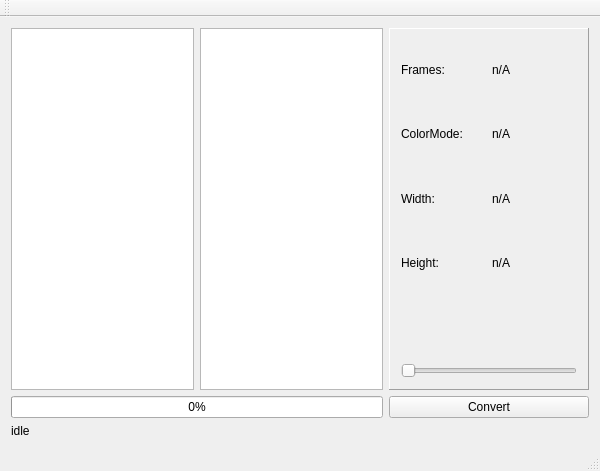
<?xml version="1.0" encoding="UTF-8"?>
<ui version="4.0">
 <class>converterClass</class>
 <widget class="QMainWindow" name="converterClass">
  <property name="geometry">
   <rect>
    <x>0</x>
    <y>0</y>
    <width>600</width>
    <height>471</height>
   </rect>
  </property>
  <property name="windowTitle">
   <string>converter</string>
  </property>
  <widget class="QWidget" name="centralWidget">
   <layout class="QGridLayout" name="gridLayout">
    <item row="0" column="0">
     <widget class="QTreeView" name="tree"/>
    </item>
    <item row="0" column="1">
     <widget class="QListView" name="list">
      <property name="frameShadow">
       <enum>QFrame::Sunken</enum>
      </property>
     </widget>
    </item>
    <item row="1" column="0" colspan="2">
     <widget class="QProgressBar" name="progressBar">
      <property name="layoutDirection">
       <enum>Qt::LeftToRight</enum>
      </property>
      <property name="value">
       <number>0</number>
      </property>
     </widget>
    </item>
    <item row="1" column="2">
     <widget class="QPushButton" name="pushButtonConvert">
      <property name="text">
       <string>Convert</string>
      </property>
     </widget>
    </item>
    <item row="0" column="2">
     <widget class="QFrame" name="frame">
      <property name="sizePolicy">
       <sizepolicy hsizetype="Expanding" vsizetype="Expanding">
        <horstretch>0</horstretch>
        <verstretch>0</verstretch>
       </sizepolicy>
      </property>
      <property name="minimumSize">
       <size>
        <width>200</width>
        <height>0</height>
       </size>
      </property>
      <property name="frameShape">
       <enum>QFrame::Panel</enum>
      </property>
      <property name="frameShadow">
       <enum>QFrame::Raised</enum>
      </property>
      <layout class="QGridLayout" name="gridLayout_2">
       <item row="2" column="0">
        <widget class="QLabel" name="label">
         <property name="text">
          <string>Width:</string>
         </property>
        </widget>
       </item>
       <item row="2" column="1">
        <widget class="QLabel" name="labelWidth">
         <property name="text">
          <string>n/A</string>
         </property>
        </widget>
       </item>
       <item row="3" column="0">
        <widget class="QLabel" name="label_3">
         <property name="text">
          <string>Height:</string>
         </property>
        </widget>
       </item>
       <item row="3" column="1">
        <widget class="QLabel" name="labelHeight">
         <property name="frameShape">
          <enum>QFrame::NoFrame</enum>
         </property>
         <property name="frameShadow">
          <enum>QFrame::Plain</enum>
         </property>
         <property name="text">
          <string>n/A</string>
         </property>
        </widget>
       </item>
       <item row="1" column="0">
        <widget class="QLabel" name="label_2">
         <property name="text">
          <string>ColorMode:</string>
         </property>
        </widget>
       </item>
       <item row="1" column="1">
        <widget class="QLabel" name="labelColorMode">
         <property name="text">
          <string>n/A</string>
         </property>
        </widget>
       </item>
       <item row="0" column="0">
        <widget class="QLabel" name="label_4">
         <property name="text">
          <string>Frames:</string>
         </property>
        </widget>
       </item>
       <item row="0" column="1">
        <widget class="QLabel" name="labelFrames">
         <property name="text">
          <string>n/A</string>
         </property>
        </widget>
       </item>
       <item row="4" column="0" colspan="2">
        <widget class="QLabel" name="labelPreview">
         <property name="frameShape">
          <enum>QFrame::NoFrame</enum>
         </property>
         <property name="text">
          <string/>
         </property>
        </widget>
       </item>
       <item row="5" column="0" colspan="2">
        <widget class="QSlider" name="slider">
         <property name="orientation">
          <enum>Qt::Horizontal</enum>
         </property>
        </widget>
       </item>
      </layout>
     </widget>
    </item>
    <item row="2" column="0" colspan="2">
     <widget class="QLabel" name="labelConversionStatus">
      <property name="text">
       <string>idle</string>
      </property>
     </widget>
    </item>
   </layout>
  </widget>
  <widget class="QMenuBar" name="menuBar">
   <property name="geometry">
    <rect>
     <x>0</x>
     <y>0</y>
     <width>600</width>
     <height>18</height>
    </rect>
   </property>
  </widget>
  <widget class="QToolBar" name="mainToolBar">
   <attribute name="toolBarArea">
    <enum>TopToolBarArea</enum>
   </attribute>
   <attribute name="toolBarBreak">
    <bool>false</bool>
   </attribute>
  </widget>
  <widget class="QStatusBar" name="statusBar"/>
 </widget>
 <layoutdefault spacing="6" margin="11"/>
 <resources>
  <include location="converter.qrc"/>
 </resources>
 <connections/>
</ui>
